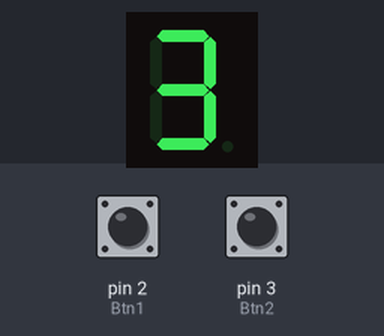
This sketch was run on a simulated Arduino Uno, built with avr-gcc and run on an emulated ATmega328P. On the bench: 1-digit seven-segment display. Wiring (inferred from the names in the program): 1-digit 7-segment display, segments lit when HIGH: segments pin 13, pin 12, pin 11, pin 10, pin 9, pin 8, pin 7, pin 6. Inputs (shaded band) come from the test bench; at power-on: pin 3 (Btn2) LOW, pin 2 (Btn1) LOW. The segment pins are drawn as the display they are named for; what the sketch prints to the serial monitor is not drawn.

Above: at 2.8 s.
2.9 s: pin 3 (Btn2) pulled HIGH for 1.2 s
5.6 s: pin 2 (Btn1) pulled HIGH for 1.2 s
At 6.5 s:
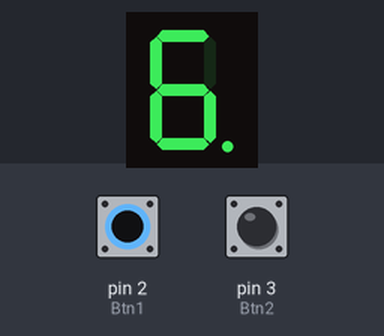
8.3 s: pin 3 (Btn2) pulled HIGH for 1.2 s
At 9.8 s:
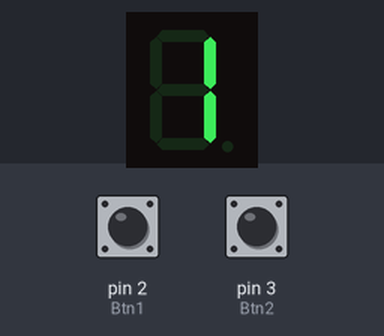
Timing chart, 0 to 11.3 s (numbered marks = the images above; inputs shaded):
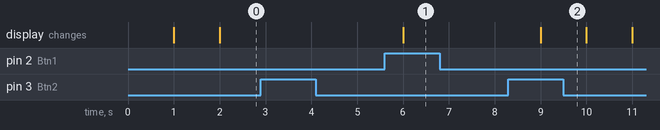

The sketch:

TP2_E3_Tudo.ino
```cpp
//////////////////////////////////////////////////////////////////////////////
// Ficha Prática 1 - Introdução ATMEGA (IO Digitais)
//////////////////////////////////////////////////////////////////////////////

/////////////////////////////////////////////////
// Ficha Prática 2 I/O Ports - Exercícios:
/////////////////////////////////////////////////

/////////////////////////////////////////////////
// Eduardo Miguel Moreira Junqueira nº30241 ERSC
/////////////////////////////////////////////////

/////////////////////////////////////////////////
// 2-Exercícios-Ex3:https://www.tinkercad.com/things/7fqAiNAWgNx/editel?sharecode=F0QoIKEfLd_SP1NA7Pb6cX360Q2Jp74kun32B9J8LHc
/////////////////////////////////////////////////

//////////////////////////////////////////////////////////////////
//Ex3/3.1/3.2/3.3/3.4:
//Exercício 3 Pretende-se implementar um Device Driver
//para um display de 7-Segmentos: O display de sete segmentos
//é um tipo de mostrador de baixo custo, sendo utilizado amplamente
//em sistemas eletrónicos. Este tipo de dispositivo é normalmente
//utilizado para interface com o utilizador permitindo exibir
//informação alfanumérica. Internamente é composto por um conjunto
//de LEDs sendo que a cada um deles corresponde a um segmento.
//A sua ligação a um MCU pode ser feita utilizando portas GPIO do
//MCU como saída permitindo escrever no display através da
//manipulação do valor lógico dos diferentes pinos
//ligados a cada um dos LEDs do display.
//////////////////////////////////////////////////////////////////

//////////////////////////////////////////////////////////////////////////////
//
// Ficha Prática 2 7 Seg. Display
//
// A - Protótipos das funções Arduino C a utilizar para efectuar Digital I/O:
//   void pinMode(int pin_ID, bool INPUT/OUTPUT) - define a direcção do fluxo INPUT/OUTPUT
//   void digitalWrite(int pin_ID, bool LOW/HIGH)- escreve na porta digital pin_ID o valor LOW/HIGH
//   int digitalRead(int pin_ID) - lê o valor lógico (LOW/HIGH) da porta digital pin_ID
//
// B - Datasheet do ATMEGA328
//  http://ww1.microchip.com/downloads/en/devicedoc/atmel-42735-8-bit-avr-microcontroller-atmega328-328p_datasheet.pdf
//
//////////////////////////////////////////////////////////////////////////////

/////////////////////////////////
//
//• Após a chamada da função num2display, o valor passado como
//parâmetro de entrada num deverá surgir no mostrador.
//• Se o valor de num for menor do que 0 e maior do que 9,
//apenas o segmento G deverá ficar aceso.
//• O device driver deverá ser implementado a partir do seguinte
//protótipo de função:
//
/////////////////////////////////
#define dW digitalWrite

#define	A 13
#define	B 12
#define	C 11
#define	D 10
#define	E 9
#define	F 8
#define	G 7
#define	DP 6
#define Btn1 2
#define Btn2 3

int cnt=0;
bool isPaused = false;
bool lastBtn2State = HIGH;  // Estado anterior do botão de pausa

void num2Display(char num)
{
   //Defenir como default tudo a Low
  digitalWrite(A,LOW);
  digitalWrite(B,LOW);
  digitalWrite(C,LOW);
  digitalWrite(D,LOW);
  digitalWrite(E,LOW);
  digitalWrite(F,LOW);
  digitalWrite(G,LOW);
  digitalWrite(DP,HIGH);
  // Verifica se o número está dentro do intervalo permitido.
  if(num>=1 && num<=9){
  switch(num)
  {
    case 0:
    digitalWrite(A, HIGH);
  	digitalWrite(B, HIGH);
  	digitalWrite(C, HIGH);
  	digitalWrite(D, HIGH);
  	digitalWrite(E, LOW);
  	digitalWrite(F, HIGH);
  	digitalWrite(G, LOW);
    digitalWrite(DP, LOW);
    break;
    case 1:
    digitalWrite(A, LOW);
  	digitalWrite(B, HIGH);
  	digitalWrite(C, HIGH);
  	digitalWrite(D, LOW);
  	digitalWrite(E, LOW);
  	digitalWrite(F, LOW);
  	digitalWrite(G, LOW);
  	digitalWrite(DP, LOW);
    break;
    case 2:
    digitalWrite(A, HIGH);
  	digitalWrite(B, HIGH);
  	digitalWrite(C, LOW);
  	digitalWrite(D, HIGH);
  	digitalWrite(E, HIGH);
  	digitalWrite(F, LOW);
  	digitalWrite(G, HIGH);
  	digitalWrite(DP, LOW);
  	break;
    case 3:
    digitalWrite(A, HIGH);
  	digitalWrite(B, HIGH);
  	digitalWrite(C, HIGH);
  	digitalWrite(D, HIGH);
  	digitalWrite(E, LOW);
  	digitalWrite(F, LOW);
  	digitalWrite(G, HIGH);
  	digitalWrite(DP, LOW);
    break;
    case 4:
    digitalWrite(A, LOW);
  	digitalWrite(B, HIGH);
  	digitalWrite(C, HIGH);
  	digitalWrite(D, LOW);
  	digitalWrite(E, LOW);
  	digitalWrite(F, HIGH);
  	digitalWrite(G, HIGH);
  	digitalWrite(DP, LOW);
    break;
    case 5:
    digitalWrite(A, HIGH);
  	digitalWrite(B, LOW);
  	digitalWrite(C, HIGH);
  	digitalWrite(D, HIGH);
  	digitalWrite(E, LOW);
  	digitalWrite(F, HIGH);
  	digitalWrite(G, HIGH);
  	digitalWrite(DP, LOW);
    break;
    case 6:
    digitalWrite(A, HIGH);
  	digitalWrite(B, LOW);
  	digitalWrite(C, HIGH);
  	digitalWrite(D, HIGH);
  	digitalWrite(E, HIGH);
  	digitalWrite(F, HIGH);
  	digitalWrite(G, HIGH);
  	digitalWrite(DP, LOW);
    break;
    case 7:
    digitalWrite(A, HIGH);
  	digitalWrite(B, HIGH);
  	digitalWrite(C, HIGH);
  	digitalWrite(D, LOW);
  	digitalWrite(E, LOW);
  	digitalWrite(F, LOW);
  	digitalWrite(G, LOW);
  	digitalWrite(DP, LOW);
    break;
    case 8:
    digitalWrite(A, HIGH);
  	digitalWrite(B, HIGH);
  	digitalWrite(C, HIGH);
  	digitalWrite(D, HIGH);
  	digitalWrite(E, HIGH);
  	digitalWrite(F, HIGH);
  	digitalWrite(G, HIGH);
  	digitalWrite(DP, LOW);
    break;
    case 9:
    digitalWrite(A, HIGH);
  	digitalWrite(B, HIGH);
  	digitalWrite(C, HIGH);
  	digitalWrite(D, LOW);
  	digitalWrite(E, LOW);
  	digitalWrite(F, HIGH);
  	digitalWrite(G, HIGH);
  	digitalWrite(DP, LOW);
    break;
  }
  }else
  {
    // Se o número não for válido, acende apenas o segmento G
      //Segmento G

  digitalWrite(A,HIGH);
  digitalWrite(C,HIGH);
  digitalWrite(D,HIGH);
  digitalWrite(E,HIGH);
  digitalWrite(F,HIGH);
  digitalWrite(G,HIGH);

  }


}

//////////////////////////////////////////////////////////////////
//Função Setup - Inicialização  é invocada quando o micro-controlador inicia
// A função setup() é executada apenas uma vez, após a placa ser alimentada ou ser feito um reset.
//////////////////////////////////////////////////////////////////
void setup()
{
  pinMode(A, OUTPUT);
  pinMode(B, OUTPUT);
  pinMode(C, OUTPUT);
  pinMode(D, OUTPUT);
  pinMode(E, OUTPUT);
  pinMode(F, OUTPUT);
  pinMode(G, OUTPUT);
  pinMode(DP, OUTPUT);
  pinMode(Btn1, INPUT);
  pinMode(Btn2, INPUT);


Serial.begin(9600);		// Serial Port Baud Rate = 9600 bps
  Serial.print("In setup fuction!");


}
/////////////////////////////////////////////////
// Função Loop - Loop de controlo coma utilização de Polling
/////////////////////////////////////////////////
void loop() {
  // Leitura do estado dos botões
  int btn1State = digitalRead(Btn1);  // Botão de reset
  int btn2State = digitalRead(Btn2);  // Botão de pausa/incremento

  // Se o botão 1 for pressionado, reseta o contador
  if (btn1State == HIGH)
  {
    cnt = 0;
  }
// Verifica se houve mudança de estado no botão de pausa (Btn2)
  if (btn2State == HIGH && lastBtn2State == LOW) {
    isPaused = !isPaused;  // Alterna entre pausado e não pausado
  }
  lastBtn2State = btn2State;  // Atualiza o estado anterior


  // Se não estiver pausado, incrementa o contador
  if (!isPaused)
  {
    cnt++;
    if (cnt > 9)
    {  // Garante que o contador não passe de 9
      cnt = 0;
    }
  	}

  // Exibe o número atual no display
  num2Display(cnt);

  delay(1000);  // Atraso de 1 segundo
}
```

Measured:
- after the input at 2.9 s, every drawn part: stays the same
- after the input at 5.6 s, the display: changes after 0.40 s (image 1)
- after the input at 8.3 s, the display: changes after 0.70 s (image 2)
